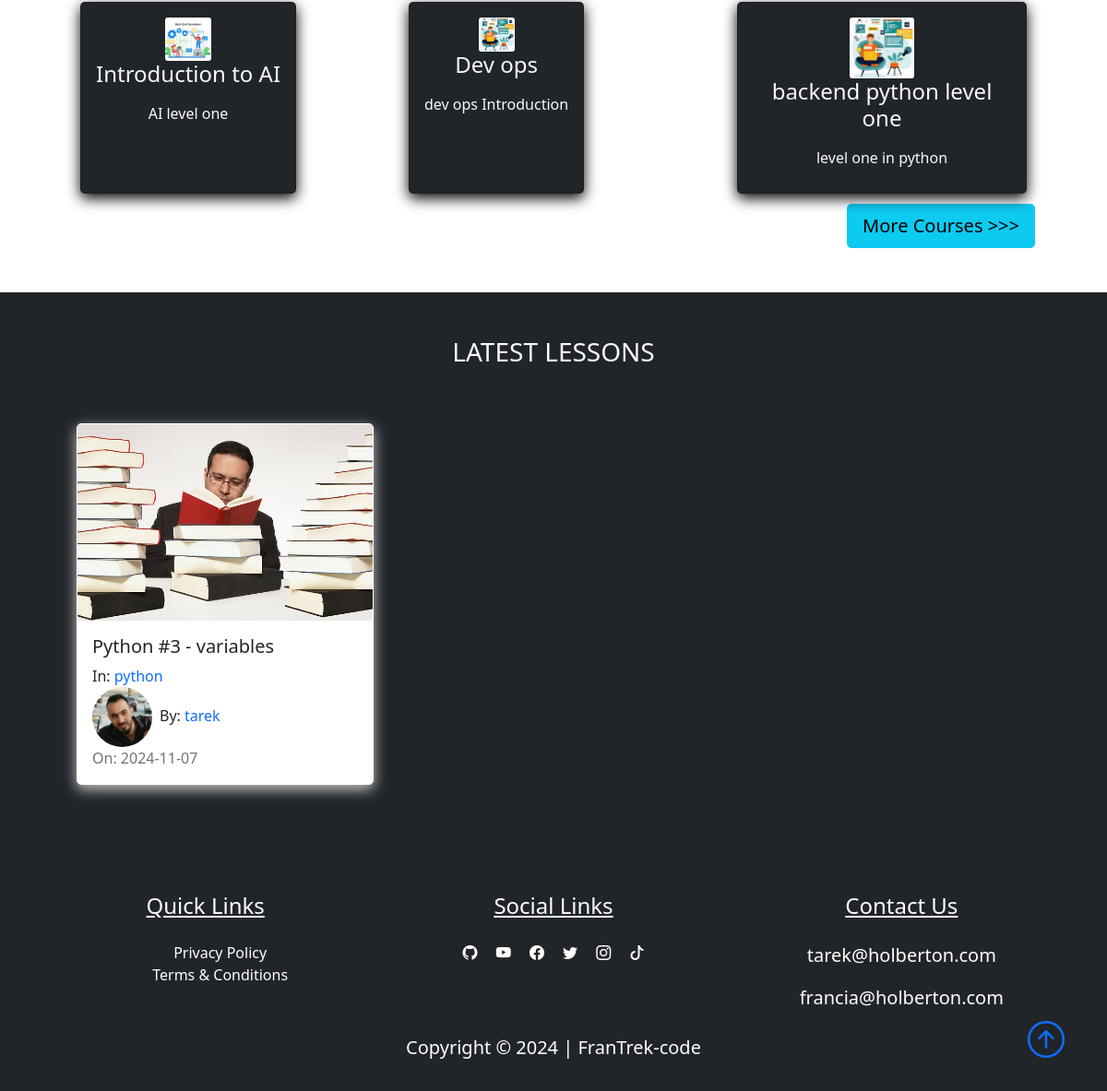
Page /home (lower part) on the earlier database version.
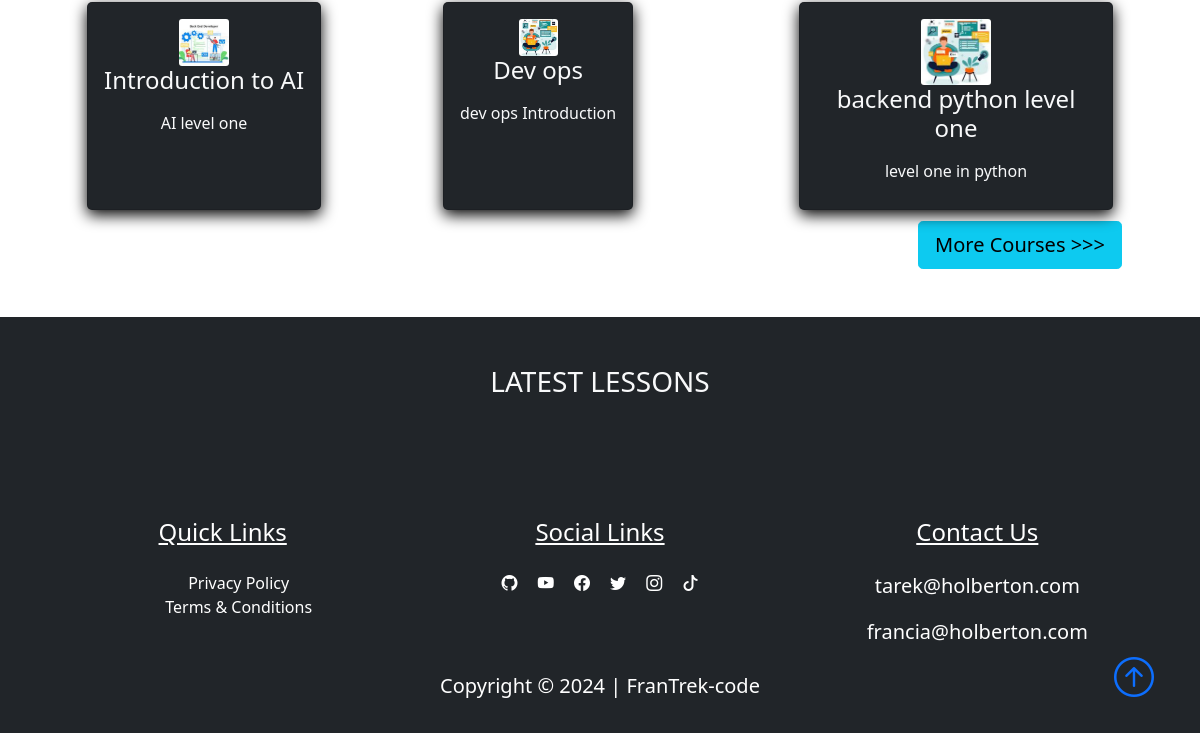
Same page on the later database version.
### FranTrek/models.py (models this page shows, shortened)
class Course(db.Model):
    id = db.Column(db.Integer, primary_key=True)
    title = db.Column(db.String(50), unique=True, nullable=False)
    description = db.Column(db.String(150), nullable=False)
    icon = db.Column(db.String(20), nullable=False, default="default_icon.jpg")
    lessons = db.relationship("Lesson", backref="course_name", lazy=True)

class Lesson(db.Model):
    id = db.Column(db.Integer, primary_key=True)
    title = db.Column(db.String(100), nullable=False)
    date_posted = db.Column(db.DateTime, nullable=False, default=datetime.utcnow)
    content = db.Column(db.Text, nullable=False)
    thumbnail = db.Column(
        db.String(20), nullable=False, default="default_thumbnail.jpg"
    )
    slug = db.Column(db.String(32), nullable=False)
    user_id = db.Column(db.Integer, db.ForeignKey("user.id"), nullable=False)
    course_id = db.Column(db.Integer, db.ForeignKey("course.id"), nullable=False)

class User(db.Model, UserMixin):
    id = db.Column(db.Integer, primary_key=True)
    fname = db.Column(db.String(25), nullable=False)
    lname = db.Column(db.String(25), nullable=False)
    username = db.Column(db.String(25), unique=True, nullable=False)
    email = db.Column(db.String(125), unique=True, nullable=False)
    image_file = db.Column(db.String(20), nullable=False, default="default.png")
    bio = db.Column(db.Text, nullable=True)
    password = db.Column(db.String(60), nullable=False)
    lessons = db.relationship("Lesson", backref="author", lazy=True)

### FranTrek/main/routes.py (the view)
@main.route("/")
@main.route("/home")
def home():
    lessons = Lesson.query.order_by(Lesson.date_posted.desc()).paginate(
        page=1, per_page=6
    )
    courses = Course.query.paginate(page=1, per_page=6)
    return render_template("home.html", lessons=lessons, courses=courses)

### FranTrek/templates/home.html (shortened to what this page needs)
{% extends "layout.html"%}
{% block content%}
<section class="bg-ligh">
    <div class="container p-5">
        <div class="row">
            {% for course in courses.items %}
            <div class="col-sm-12 col-md-6 col-lg-4 p-3 d-flex align-items-stretch">
                <a href="{{url_for('courses.course', course_title=course.title)}}" class="text-decoration-none">
                    <div class="card bg-dark text-light h-100">
                        <div class="card-body text-center">
                            <img src="{{url_for('static', filename='course_icons/'+course.icon)}}" alt=""
                                class="card-img w-25">
                            <h4 class="card-title mb-3">
                                {{course.title}}
                            </h4>
                            <p class="card-text">{{course.description}}</p>
                        </div>
                    </div>
                </a>
            </div>
            {% endfor %}
        </div>
        <div class="" style="display: flex; justify-content: flex-end">
            <a href="{{ url_for('courses.courses')}}" class="btn btn-info btn-lg"> More Courses &gt&gt&gt</a>
        </div>
    </div>
</section>
<section class="bg-dark">
    <div class="container p-5">
        <div class="row mb-5 ">
            <div class="col">
                <h3 class="text-uppercase text-center text-light">latest lessons</h3>
            </div>
        </div>
        <div class="row">
            {% for lesson in lessons.items %}
            <div class="col-sm-12 col-md-6 col-lg-4 pb-5 d-flex align-items-stretch">
                <div class="card lesson">
                    <img src="{{url_for('static', filename='lesson_thumbnails/'+lesson.thumbnail)}}" class="card-img">
                    <div class="card-body d-flex flex-column">
                        <h5 class="card-title">
                            <a class="text-decoration-none text-dark"
                                href="{{url_for('lessons.lesson', lesson_slug=lesson.slug, course=lesson.course_name.title)}}">{{lesson.title}}</a>
                        </h5>
                        <p class="card-text mb-0">In:
                            <a class="text-decoration-none"
                                href="{{ url_for('courses.course', course_title=lesson.course_name.title)}}">{{lesson.course_name.title}}</a>
                        </p>
                        <span><img class="article-img rounded-circle"
                                src="{{url_for('static', filename='user_pics/'+lesson.author.image_file)}}" alt="">By:
                            <a href="{{ url_for('users.author', username=lesson.author.username)}}"
                                class="link">{{lesson.author.username}}</a></span>
                        <span class="text-muted">On: {{lesson.date_posted.strftime('%Y-%m-%d')}}</span>
                    </div>
                </div>
            </div>
            {% endfor %}
        </div>
    </div>
</section>
{% endblock content%}

Differences in the rows shown:
removed Lesson: thumbnail (picture), title "Python #3 - variables", course_name "python", image_file (picture), author.username "tarek", date_posted "2024-11-07"
